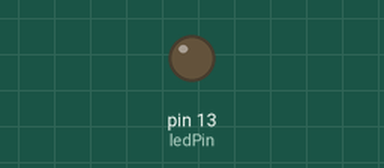
A sketch run on a simulated Arduino Uno, built with avr-gcc and run on an emulated ATmega328P. On the bench: output pins drawn as LEDs (lit = HIGH).

Above: at 5.0 s.
At 15.0 s:
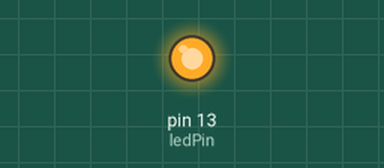
Timing chart, 0 to 26.0 s (numbered marks = the images above):
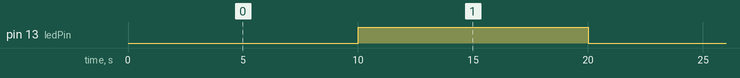

The sketch:

Tarefa-05-timer-overflow.ino
```cpp
/*
 * Codigo com time por oveflow
 */

#define ledPin 13
// variavel que ira contar o tempo de acordo com o prescaler definido.
int i=0;

void setup()
{
  pinMode(ledPin, OUTPUT);

  // Configuração do timer1
  TCCR1A = 0;                        //confira timer para operação normal pinos OC1A e OC1B desconectados
  TCCR1B = 0;                        //limpa registrador
  TCCR1B |= (1<<CS12)|(0 << CS11)|(1 << CS10);   // configura prescaler para 1024: CS12 = 1 e CS10 = 1

  TCNT1 = 49911;                    // incia timer com valor para que estouro ocorra em 1 segundo. Para que o timer estoure a cada segundo
                                     // é necessário iniciar seu valor com a diferença entre o seu valor máximo (65536) e o período desejado
                                    // 65536-(16MHz/1024/1Hz) = 49911 = 0xC2F7

  TIMSK1 |= (1 << TOIE1);           // habilita a interrupção de estouro do TIMER1
}
void loop()
{
  //loop principal. a manipulação do led é feita na ISR
}

ISR(TIMER1_OVF_vect)                              //interrupção do TIMER1
{
  TCNT1 = 49911;// Renicia TIMER
  i++;
  if(i==10)
  {
    digitalWrite(ledPin, !digitalRead(ledPin)); //inverte estado do led
    i=0;
  }
}
```

Measured:
- by itself, pin 13 (ledPin): alternates HIGH for 10.0 s and LOW for 10.0 s
